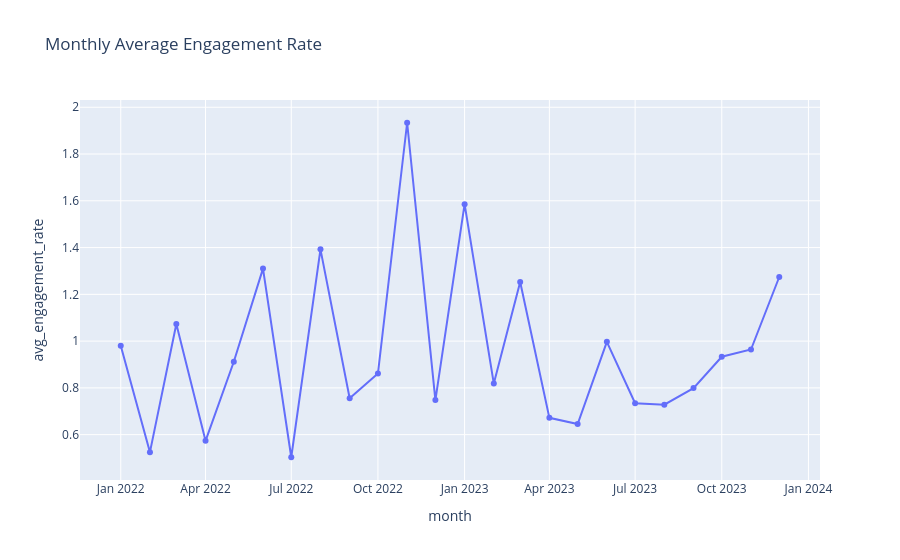
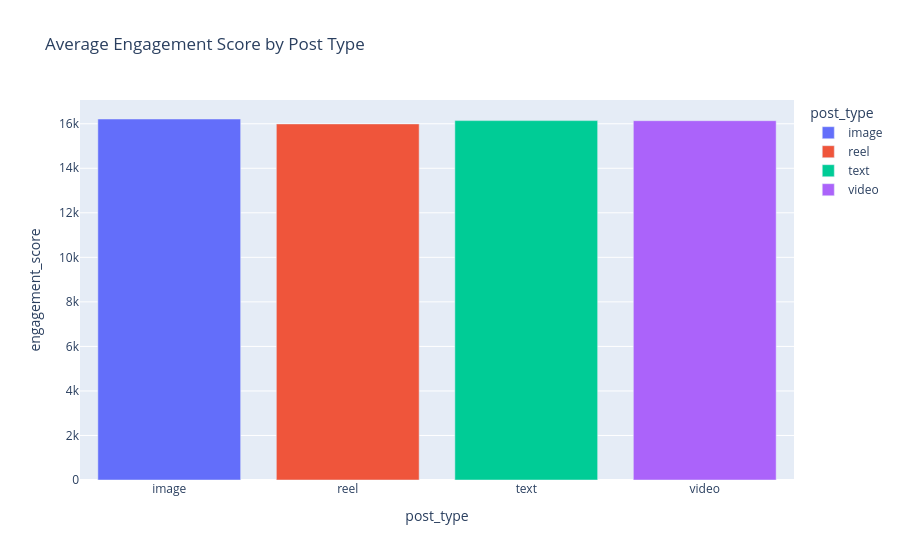
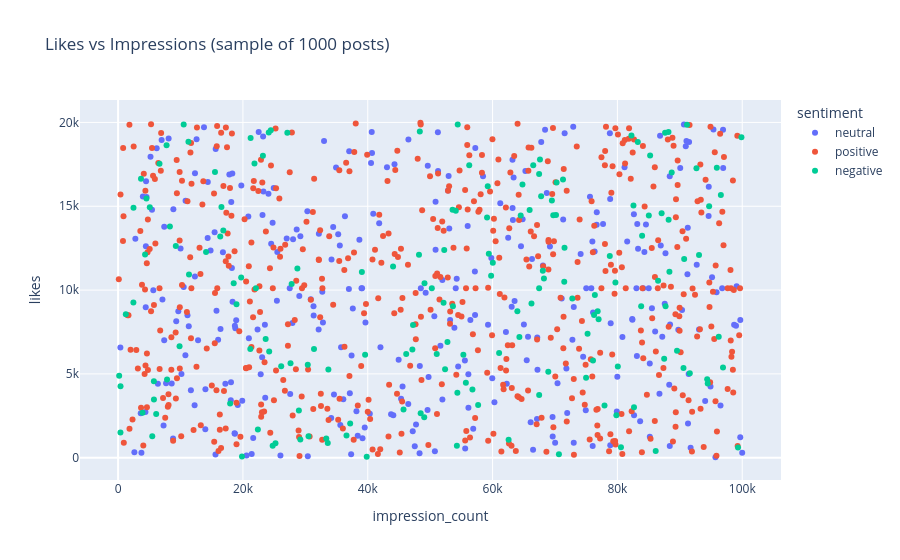
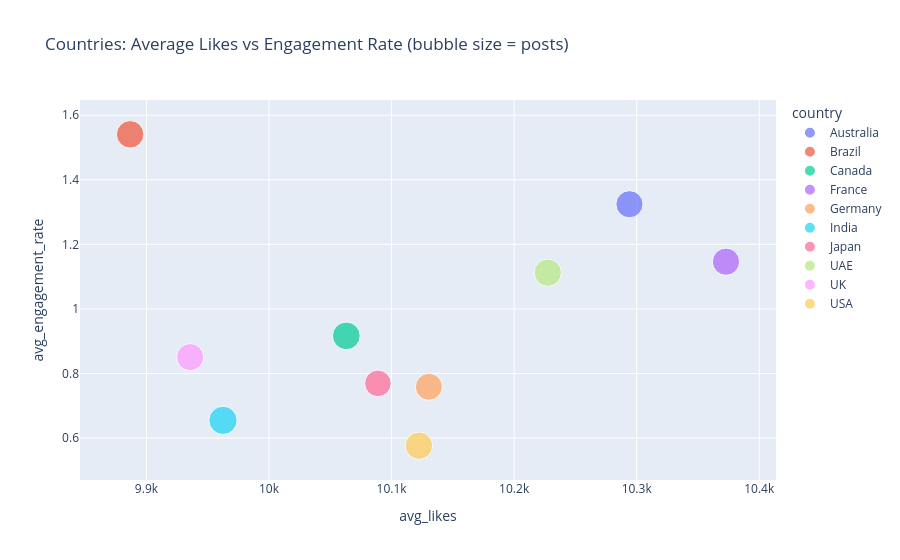

Notebook code for these charts, in order:
### Code cell
import plotly.express as px

# 1. Interactive line chart: monthly average engagement rate
monthly = df.groupby(df['posted_at'].dt.to_period('M').astype(str))['engagement_rate'].mean().reset_index()
monthly.columns = ['month', 'avg_engagement_rate']
fig1 = px.line(monthly, x='month', y='avg_engagement_rate', markers=True,
               title='Monthly Average Engagement Rate')
fig1.show()

# 2. Interactive bar chart: average engagement score by post type
bar_data = df.groupby('post_type')['engagement_score'].mean().reset_index()
fig2 = px.bar(bar_data, x='post_type', y='engagement_score', color='post_type',
              title='Average Engagement Score by Post Type')
fig2.show()

# 3. Interactive scatter chart: likes vs impressions, colored by sentiment
fig3 = px.scatter(df.sample(1000, random_state=1), x='impression_count', y='likes',
                  color='sentiment', hover_data=['post_type', 'country'],
                  title='Likes vs Impressions (sample of 1000 posts)')
fig3.show()

# 4. Interactive bubble chart: country summary, bubble size = total posts
bubble = df.groupby('country').agg(
    avg_engagement_rate=('engagement_rate', 'mean'),
    avg_likes=('likes', 'mean'),
    posts=('post_id', 'count')
).reset_index()
fig4 = px.scatter(bubble, x='avg_likes', y='avg_engagement_rate', size='posts',
                  color='country', hover_name='country',
                  title='Countries: Average Likes vs Engagement Rate (bubble size = posts)')
fig4.show()

### Figure 1 — Plotly figure (JSON) as saved in the notebook; plotly's stock layout.template omitted (floating-point values rounded to 4 significant figures)
{"data": [{"hovertemplate": "month=%{x}<br>avg_engagement_rate=%{y}<extra></extra>", "legendgroup": "", "line": {"color": "#636efa", "dash": "solid"}, "marker": {"symbol": "circle"}, "mode": "lines+markers", "name": "", "orientation": "v", "showlegend": false, "type": "scatter", "x": ["2022-01", "2022-02", "2022-03", "2022-04", "2022-05", "2022-06", "2022-07", "2022-08", "2022-09", "2022-10", "2022-11", "2022-12", "2023-01", "2023-02", "2023-03", "2023-04", "2023-05", "2023-06", "2023-07", "2023-08", "2023-09", "2023-10", "2023-11", "2023-12"], "xaxis": "x", "y": [0.9806, 0.5252, 1.073, 0.5736, 0.9118, 1.31, 0.5034, 1.393, 0.7558, 0.8615, 1.934, 0.7477, 1.586, 0.8184, 1.253, 0.6719, 0.6455, 0.997, 0.7345, 0.7282, 0.7991, 0.9331, 0.964, 1.274], "yaxis": "y"}], "layout": {"legend": {"tracegroupgap": 0}, "title": {"text": "Monthly Average Engagement Rate"}, "xaxis": {"anchor": "y", "domain": [0, 1], "title": {"text": "month"}}, "yaxis": {"anchor": "x", "domain": [0, 1], "title": {"text": "avg_engagement_rate"}}}}

### Figure 2 — Plotly figure (JSON) as saved in the notebook; plotly's stock layout.template omitted (floating-point values rounded to 4 significant figures)
{"data": [{"hovertemplate": "post_type=%{x}<br>engagement_score=%{y}<extra></extra>", "legendgroup": "image", "marker": {"color": "#636efa", "pattern": {"shape": ""}}, "name": "image", "orientation": "v", "showlegend": true, "textposition": "auto", "type": "bar", "x": ["image"], "xaxis": "x", "y": [16210.0], "yaxis": "y"}, {"hovertemplate": "post_type=%{x}<br>engagement_score=%{y}<extra></extra>", "legendgroup": "reel", "marker": {"color": "#EF553B", "pattern": {"shape": ""}}, "name": "reel", "orientation": "v", "showlegend": true, "textposition": "auto", "type": "bar", "x": ["reel"], "xaxis": "x", "y": [15990.0], "yaxis": "y"}, {"hovertemplate": "post_type=%{x}<br>engagement_score=%{y}<extra></extra>", "legendgroup": "text", "marker": {"color": "#00cc96", "pattern": {"shape": ""}}, "name": "text", "orientation": "v", "showlegend": true, "textposition": "auto", "type": "bar", "x": ["text"], "xaxis": "x", "y": [16140.0], "yaxis": "y"}, {"hovertemplate": "post_type=%{x}<br>engagement_score=%{y}<extra></extra>", "legendgroup": "video", "marker": {"color": "#ab63fa", "pattern": {"shape": ""}}, "name": "video", "orientation": "v", "showlegend": true, "textposition": "auto", "type": "bar", "x": ["video"], "xaxis": "x", "y": [16140.0], "yaxis": "y"}], "layout": {"barmode": "relative", "legend": {"title": {"text": "post_type"}, "tracegroupgap": 0}, "title": {"text": "Average Engagement Score by Post Type"}, "xaxis": {"anchor": "y", "categoryarray": ["image", "reel", "text", "video"], "categoryorder": "array", "domain": [0, 1], "title": {"text": "post_type"}}, "yaxis": {"anchor": "x", "domain": [0, 1], "title": {"text": "engagement_score"}}}}

### Figure 3 — Plotly figure (JSON) as saved in the notebook; plotly's stock layout.template omitted (floating-point values rounded to 4 significant figures; data arrays with more than 128 entries replaced by an {"elided": "..."} marker saying what was removed)
{"data": [{"customdata": {"elided": "313x2 str values"}, "hovertemplate": "sentiment=neutral<br>impression_count=%{x}<br>likes=%{y}<br>post_type=%{customdata[0]}<br>country=%{customdata[1]}<extra></extra>", "legendgroup": "neutral", "marker": {"color": "#636efa", "symbol": "circle"}, "mode": "markers", "name": "neutral", "orientation": "v", "showlegend": true, "type": "scatter", "x": {"elided": "313 int values"}, "xaxis": "x", "y": {"elided": "313 int values"}, "yaxis": "y"}, {"customdata": {"elided": "518x2 str values"}, "hovertemplate": "sentiment=positive<br>impression_count=%{x}<br>likes=%{y}<br>post_type=%{customdata[0]}<br>country=%{customdata[1]}<extra></extra>", "legendgroup": "positive", "marker": {"color": "#EF553B", "symbol": "circle"}, "mode": "markers", "name": "positive", "orientation": "v", "showlegend": true, "type": "scatter", "x": {"elided": "518 int values"}, "xaxis": "x", "y": {"elided": "518 int values"}, "yaxis": "y"}, {"customdata": {"elided": "169x2 str values"}, "hovertemplate": "sentiment=negative<br>impression_count=%{x}<br>likes=%{y}<br>post_type=%{customdata[0]}<br>country=%{customdata[1]}<extra></extra>", "legendgroup": "negative", "marker": {"color": "#00cc96", "symbol": "circle"}, "mode": "markers", "name": "negative", "orientation": "v", "showlegend": true, "type": "scatter", "x": {"elided": "169 int values"}, "xaxis": "x", "y": {"elided": "169 int values"}, "yaxis": "y"}], "layout": {"legend": {"title": {"text": "sentiment"}, "tracegroupgap": 0}, "title": {"text": "Likes vs Impressions (sample of 1000 posts)"}, "xaxis": {"anchor": "y", "domain": [0, 1], "title": {"text": "impression_count"}}, "yaxis": {"anchor": "x", "domain": [0, 1], "title": {"text": "likes"}}}}

### Figure 4 — Plotly figure (JSON) as saved in the notebook; plotly's stock layout.template omitted (floating-point values rounded to 4 significant figures)
{"data": [{"hovertemplate": "<b>%{hovertext}</b><br><br>country=Australia<br>avg_likes=%{x}<br>avg_engagement_rate=%{y}<br>posts=%{marker.size}<extra></extra>", "hovertext": ["Australia"], "legendgroup": "Australia", "marker": {"color": "#636efa", "size": [493], "sizemode": "area", "sizeref": 1.337, "symbol": "circle"}, "mode": "markers", "name": "Australia", "orientation": "v", "showlegend": true, "type": "scatter", "x": [10290.0], "xaxis": "x", "y": [1.324], "yaxis": "y"}, {"hovertemplate": "<b>%{hovertext}</b><br><br>country=Brazil<br>avg_likes=%{x}<br>avg_engagement_rate=%{y}<br>posts=%{marker.size}<extra></extra>", "hovertext": ["Brazil"], "legendgroup": "Brazil", "marker": {"color": "#EF553B", "size": [504], "sizemode": "area", "sizeref": 1.337, "symbol": "circle"}, "mode": "markers", "name": "Brazil", "orientation": "v", "showlegend": true, "type": "scatter", "x": [9887.0], "xaxis": "x", "y": [1.541], "yaxis": "y"}, {"hovertemplate": "<b>%{hovertext}</b><br><br>country=Canada<br>avg_likes=%{x}<br>avg_engagement_rate=%{y}<br>posts=%{marker.size}<extra></extra>", "hovertext": ["Canada"], "legendgroup": "Canada", "marker": {"color": "#00cc96", "size": [513], "sizemode": "area", "sizeref": 1.337, "symbol": "circle"}, "mode": "markers", "name": "Canada", "orientation": "v", "showlegend": true, "type": "scatter", "x": [10060.0], "xaxis": "x", "y": [0.9167], "yaxis": "y"}, {"hovertemplate": "<b>%{hovertext}</b><br><br>country=France<br>avg_likes=%{x}<br>avg_engagement_rate=%{y}<br>posts=%{marker.size}<extra></extra>", "hovertext": ["France"], "legendgroup": "France", "marker": {"color": "#ab63fa", "size": [496], "sizemode": "area", "sizeref": 1.337, "symbol": "circle"}, "mode": "markers", "name": "France", "orientation": "v", "showlegend": true, "type": "scatter", "x": [10370.0], "xaxis": "x", "y": [1.146], "yaxis": "y"}, {"hovertemplate": "<b>%{hovertext}</b><br><br>country=Germany<br>avg_likes=%{x}<br>avg_engagement_rate=%{y}<br>posts=%{marker.size}<extra></extra>", "hovertext": ["Germany"], "legendgroup": "Germany", "marker": {"color": "#FFA15A", "size": [490], "sizemode": "area", "sizeref": 1.337, "symbol": "circle"}, "mode": "markers", "name": "Germany", "orientation": "v", "showlegend": true, "type": "scatter", "x": [10130.0], "xaxis": "x", "y": [0.759], "yaxis": "y"}, {"hovertemplate": "<b>%{hovertext}</b><br><br>country=India<br>avg_likes=%{x}<br>avg_engagement_rate=%{y}<br>posts=%{marker.size}<extra></extra>", "hovertext": ["India"], "legendgroup": "India", "marker": {"color": "#19d3f3", "size": [535], "sizemode": "area", "sizeref": 1.337, "symbol": "circle"}, "mode": "markers", "name": "India", "orientation": "v", "showlegend": true, "type": "scatter", "x": [9962.0], "xaxis": "x", "y": [0.655], "yaxis": "y"}, {"hovertemplate": "<b>%{hovertext}</b><br><br>country=Japan<br>avg_likes=%{x}<br>avg_engagement_rate=%{y}<br>posts=%{marker.size}<extra></extra>", "hovertext": ["Japan"], "legendgroup": "Japan", "marker": {"color": "#FF6692", "size": [472], "sizemode": "area", "sizeref": 1.337, "symbol": "circle"}, "mode": "markers", "name": "Japan", "orientation": "v", "showlegend": true, "type": "scatter", "x": [10090.0], "xaxis": "x", "y": [0.7696], "yaxis": "y"}, {"hovertemplate": "<b>%{hovertext}</b><br><br>country=UAE<br>avg_likes=%{x}<br>avg_engagement_rate=%{y}<br>posts=%{marker.size}<extra></extra>", "hovertext": ["UAE"], "legendgroup": "UAE", "marker": {"color": "#B6E880", "size": [503], "sizemode": "area", "sizeref": 1.337, "symbol": "circle"}, "mode": "markers", "name": "UAE", "orientation": "v", "showlegend": true, "type": "scatter", "x": [10230.0], "xaxis": "x", "y": [1.112], "yaxis": "y"}, {"hovertemplate": "<b>%{hovertext}</b><br><br>country=UK<br>avg_likes=%{x}<br>avg_engagement_rate=%{y}<br>posts=%{marker.size}<extra></extra>", "hovertext": ["UK"], "legendgroup": "UK", "marker": {"color": "#FF97FF", "size": [493], "sizemode": "area", "sizeref": 1.337, "symbol": "circle"}, "mode": "markers", "name": "UK", "orientation": "v", "showlegend": true, "type": "scatter", "x": [9936.0], "xaxis": "x", "y": [0.851], "yaxis": "y"}, {"hovertemplate": "<b>%{hovertext}</b><br><br>country=USA<br>avg_likes=%{x}<br>avg_engagement_rate=%{y}<br>posts=%{marker.size}<extra></extra>", "hovertext": ["USA"], "legendgroup": "USA", "marker": {"color": "#FECB52", "size": [501], "sizemode": "area", "sizeref": 1.337, "symbol": "circle"}, "mode": "markers", "name": "USA", "orientation": "v", "showlegend": true, "type": "scatter", "x": [10120.0], "xaxis": "x", "y": [0.5766], "yaxis": "y"}], "layout": {"legend": {"itemsizing": "constant", "title": {"text": "country"}, "tracegroupgap": 0}, "title": {"text": "Countries: Average Likes vs Engagement Rate (bubble size = posts)"}, "xaxis": {"anchor": "y", "domain": [0, 1], "title": {"text": "avg_likes"}}, "yaxis": {"anchor": "x", "domain": [0, 1], "title": {"text": "avg_engagement_rate"}}}}
